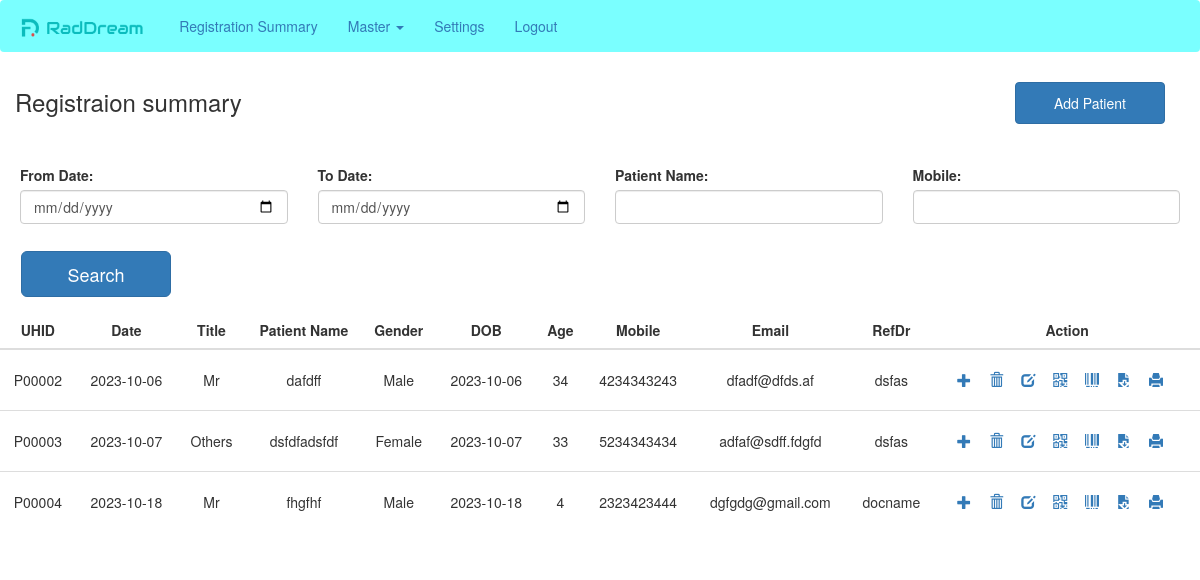
Before: / with the older database file.
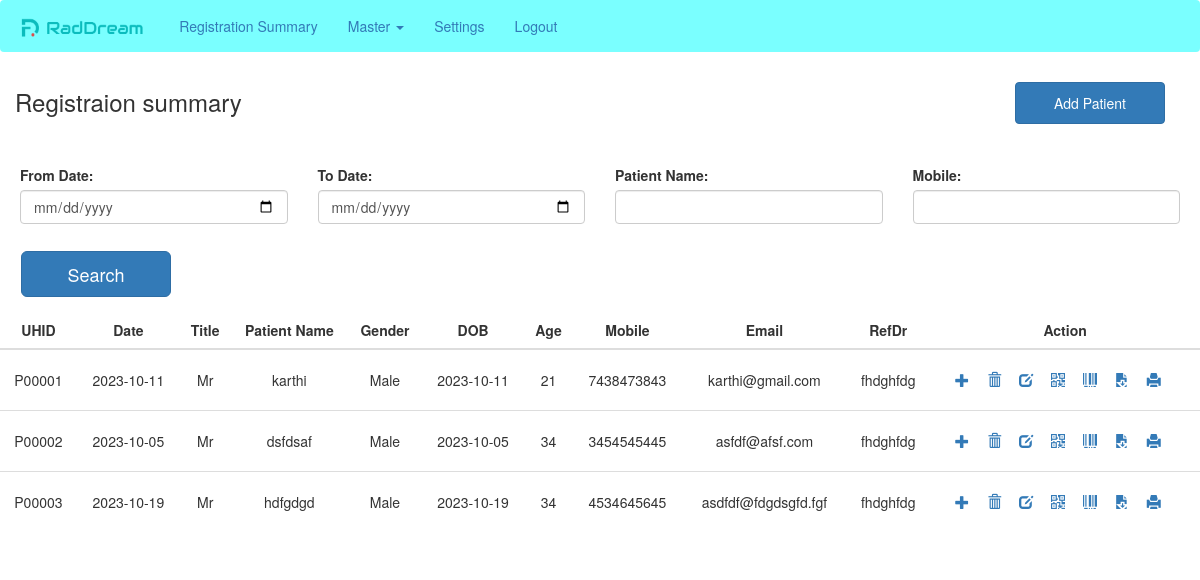
After: the same page with the newer database file.
### hospitalapp/models.py (models this page shows, shortened)
class Patient_db(models.Model):
    uhid=models.CharField(max_length=10,primary_key=True)
    title=models.CharField(max_length=10)
    patientname=models.CharField(max_length=10)
    gender=models.CharField(max_length=10)
    dob=models.CharField(max_length=10)
    age=models.IntegerField()
    email=models.EmailField()
    mobile=models.IntegerField()
    refdr=models.CharField(max_length=20)
    selected_test=models.CharField(max_length=50)
    date=models.CharField(max_length=20,blank=True,null=True)

### hospitalapp/views.py (the view, shortened to what this page needs)
# urls.py: 2. Add a URL to urlpatterns:  path('', views.home, name='home')
def home(request):
        patient_values=Patient_db.objects.all()
        return render(request,'registrationsummary.html',{'key':patient_values})

### hospitalapp/templates/registrationsummary.html (shortened to what this page needs)
{% extends 'base.html' %}
{% block content %}
<div class="row">
    <div class='col-md-3'>
        <h3 style="margin-top: 7px;">Registraion summary</h3>
    </div>
    <div class='col-md-offset-7 col-md-1'><a href="{% url 'addpatient' %}"><button class='btn btn-primary addpatient-btn'>Add
                Patient</button></a></div>
</div>
<div class="container">
    <div class="row">
        <form action="" method="post">
        <div class="col-md-3">
            <div class="form-group">
                <label for="from">From Date:</label>
                <input type="date" class="form-control" id="from" name="fromdate">
            </div>
        </div>
        <div class="col-md-3">
            <div class="form-group">
                <label for="to">To Date:</label>
                <input type="date" class="form-control" id="to" name="todate">
            </div>
        </div>
        <div class="col-md-3">
            <div class="form-group">
                <label for="name">Patient Name:</label>
                <input type="text" class="form-control" id="name" name="patname">
            </div>
        </div>
        <div class="col-md-3">
            <div class="form-group">
                <label for="mobile">Mobile:</label>
                <input type="tel" class="form-control" id="mobile" name='mobile'>
            </div>
        </div>
    </div>
    <div class="col-md-5"><input type="submit" class="btn btn-primary btn-lg  search-btn" value="Search"></div>
</div>
<div class="row">
    <center>
    <div class='table-responsive'>
        <table class="table " >
            <thead>
                <tr>
                    <th>UHID</th>
                    <th>Date</th>
                    <th>Title</th>
                    <th>Patient Name</th>
                    <th>Gender</th>
                    <th>DOB</th>
                    <th>Age</th>
                    <th>Mobile</th>
                    <th>Email</th>
                    <th>RefDr</th>
                    <th>Action</th>
                </tr>
            </thead>
            <tbody>
                {% for detail in key %}
                <tr>
                    <td style="padding:20px 10px">{{detail.uhid}}</td>
                    <td style="padding:20px 10px">{{detail.dob}}</td>
                    <td style="padding:20px 10px">{{detail.title}}</td>
                    <td style="padding:20px 10px">{{detail.patientname}}</td>
                    <td style="padding:20px 10px">{{detail.gender}}</td>
                    <td style="padding:20px 10px">{{detail.dob}}</td>
                    <td style="padding:20px 10px">{{detail.age}}</td>
                    <td style="padding:20px 10px">{{detail.mobile}}</td>
                    <td style="padding:20px 10px">{{detail.email}}</td>
                    <td style="padding:20px 10px">{{detail.refdr}}</td>
                    <td style="padding:20px 10px"><a href=''><span class="glyphicon glyphicon-plus">&nbsp;</span></a>
                        <a href="{% url 'deletepatient' pid=detail.uhid %}"><span class="glyphicon glyphicon-trash">&nbsp;</span></a>
                        <a href="{% url 'editpatient' pid=detail.uhid %}"><span class="glyphicon glyphicon-edit">&nbsp;</span></a>
                        <a href="{% url 'qrcode' pid=detail.uhid %}"><span class="glyphicon glyphicon-qrcode">&nbsp;</span></a>
                        <a href="{% url 'barcode' pid=detail.uhid %}"><span class="glyphicon glyphicon-barcode">&nbsp;</span></a>
                        <a href="{% url 'report' id=detail.uhid %}"> <span class="glyphicon glyphicon-save-file">&nbsp;</span></a>
                        <a href="{% url 'printreport' pid=detail.uhid %}"> <span class="glyphicon glyphicon-print">&nbsp;</span></a>
                    </td>
                </tr>
                {% endfor %}
            </tbody>
        </table>
    </div>
    </center>
</div>
{% endblock%}

### hospitalapp/templates/base.html (shortened to what this page needs)
{% load static %}
<!DOCTYPE html>
<html lang="en">
<head>
    <link rel="stylesheet" href="https://maxcdn.bootstrapcdn.com/bootstrap/3.4.1/css/bootstrap.min.css">
    <link rel="stylesheet" href="{% static 'css/customstyle.css'%}">
</head>
<body>
    <div class=''>
    <nav class="navbar">
        <div class="navbar-header">
          <a class="navbar-brand" href="{% url 'registrationsummary'%}"><img src="{% static 'images/rdpl.png' %}" height="24" widht="10"  alt="Logo"></a>
        </div>
        <div class="collapse navbar-collapse" id="myNavbar">
          <ul class="nav navbar-nav">
            <li><a href="{% url 'registrationsummary'%}">Registration Summary</a></li>
            <li class="dropdown">
              <a class="dropdown-toggle" data-toggle="dropdown" href="#">Master
              <span class="caret"></span></a>
            </li>
            <li><a href="#">Settings</a></li>
            <li><a href="#">Logout</a></li>
          </ul>
        </div>
    </nav>
  </div>
    <main>
      <div class='container-fluid'>
        {% block content %}{% endblock %}
      </div>
    </main>
</body>
</html>

### hospitalapp/static/css/customstyle.css (style rules this page uses)
body { padding:0px; margin:0px; }
nav.navbar { background-color: #00ffff85; }
.row { margin-top: 10px; }
.container { padding: 5px; margin-top: 25px; }
.search-btn { width: 150px; margin-top: 12px; margin-left: -14px; }
.addpatient-btn { padding: 10px; width: 150px; }
table,th,td { text-align: center; }

Changed rows visible on the page:
removed Patient_db: uhid "P00004", dob "2023-10-18", title "Mr", patientname "fhgfhf", gender "Male", age "4", mobile "2323423444", email "dgfgdg@gmail.com", refdr "docname"
added Patient_db: uhid "P00001", dob "2023-10-11", title "Mr", patientname "karthi", gender "Male", age "21", mobile "7438473843", email "karthi@gmail.com", refdr "fhdghfdg"
changed Patient_db "P00002": dob "2023-10-06" → "2023-10-05"; patientname "dafdff" → "dsfdsaf"; mobile "4234343243" → "3454545445"; email "dfadf@dfds.af" → "asfdf@afsf.com"; refdr "dsfas" → "fhdghfdg"
changed Patient_db "P00003": dob "2023-10-07" → "2023-10-19"; title "Others" → "Mr"; patientname "dsfdfadsfdf" → "hdfgdgd"; gender "Female" → "Male"; age "33" → "34"; mobile "5234343434" → "4534645645"; email "adfaf@sdff.fdgfd" → "asdfdf@fdgdsgfd.fgf"; refdr "dsfas" → "fhdghfdg"
